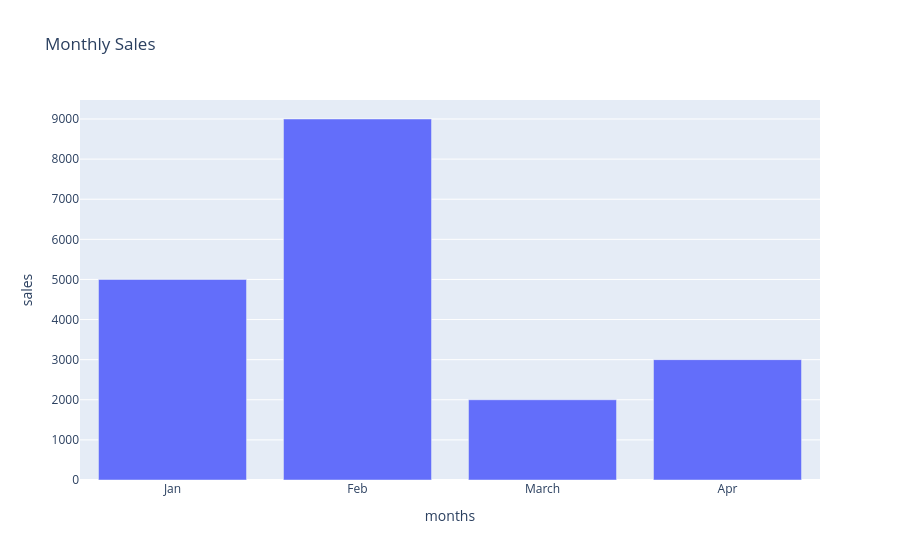

Notebook cell for this chart:
### Code cell
import plotly.express as pt
import plotly.graph_objects as go
data = {'months': ["Jan", "Feb", "March", "Apr"],
        'sales': [5000, 9000, 2000, 3000]}
grap = pt.bar(data, x='months', y='sales', title="Monthly Sales")
grap.show()

### Figure 1 — Plotly figure (JSON) as saved in the notebook; plotly's stock layout.template omitted (floating-point values rounded to 4 significant figures)
{"data": [{"alignmentgroup": "True", "hovertemplate": "months=%{x}<br>sales=%{y}<extra></extra>", "legendgroup": "", "marker": {"color": "#636efa", "pattern": {"shape": ""}}, "name": "", "offsetgroup": "", "orientation": "v", "showlegend": false, "textposition": "auto", "type": "bar", "x": ["Jan", "Feb", "March", "Apr"], "xaxis": "x", "y": [5000, 9000, 2000, 3000], "yaxis": "y"}], "layout": {"autosize": true, "barmode": "relative", "legend": {"tracegroupgap": 0}, "title": {"text": "Monthly Sales"}, "xaxis": {"anchor": "y", "autorange": true, "domain": [0, 1], "range": [-0.5, 3.5], "title": {"text": "months"}, "type": "category"}, "yaxis": {"anchor": "x", "autorange": true, "domain": [0, 1], "range": [0, 9474.0], "title": {"text": "sales"}, "type": "linear"}}}
